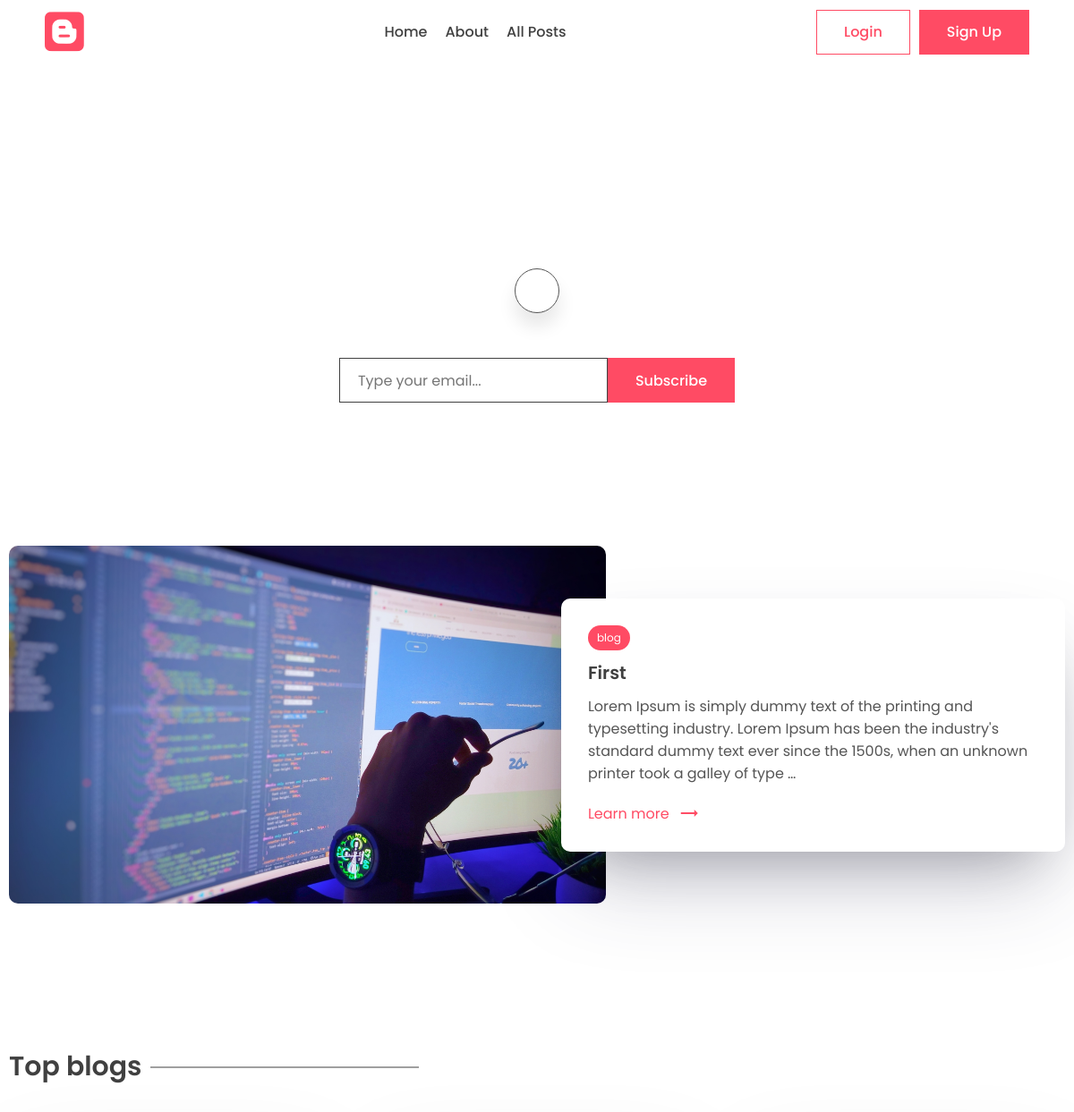
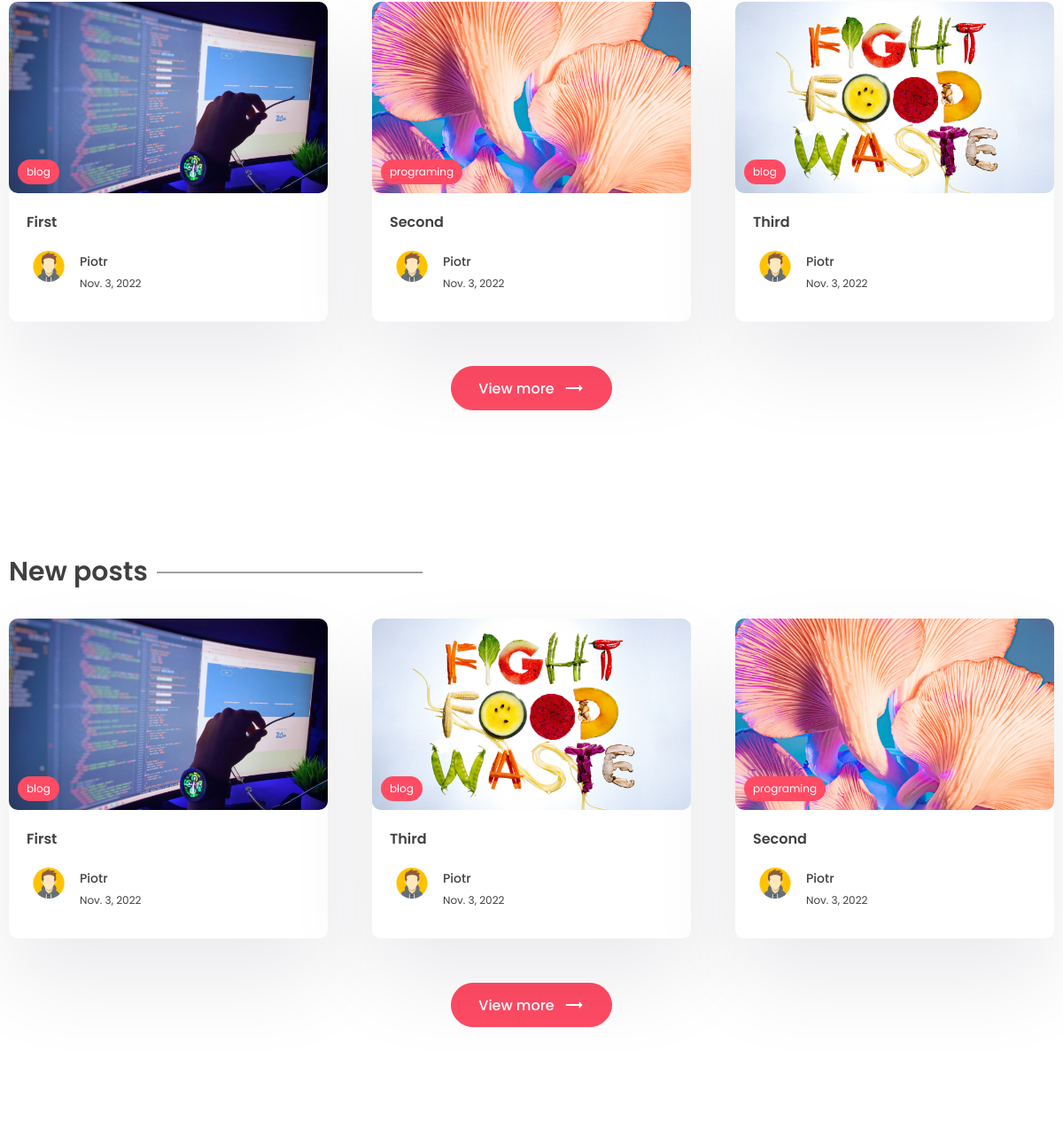
The app's page / (upper part), older data (2 pictures, top to bottom).
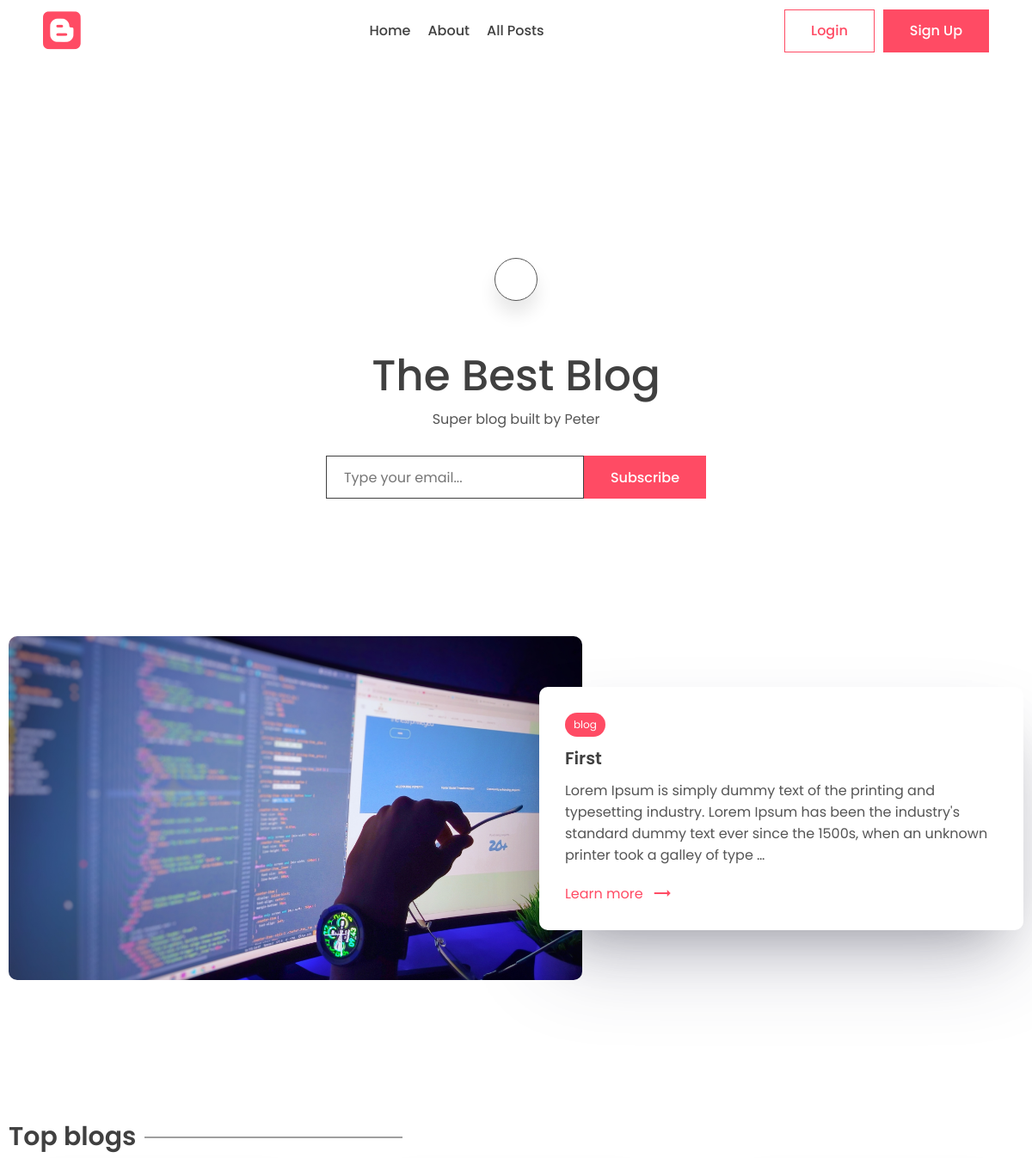
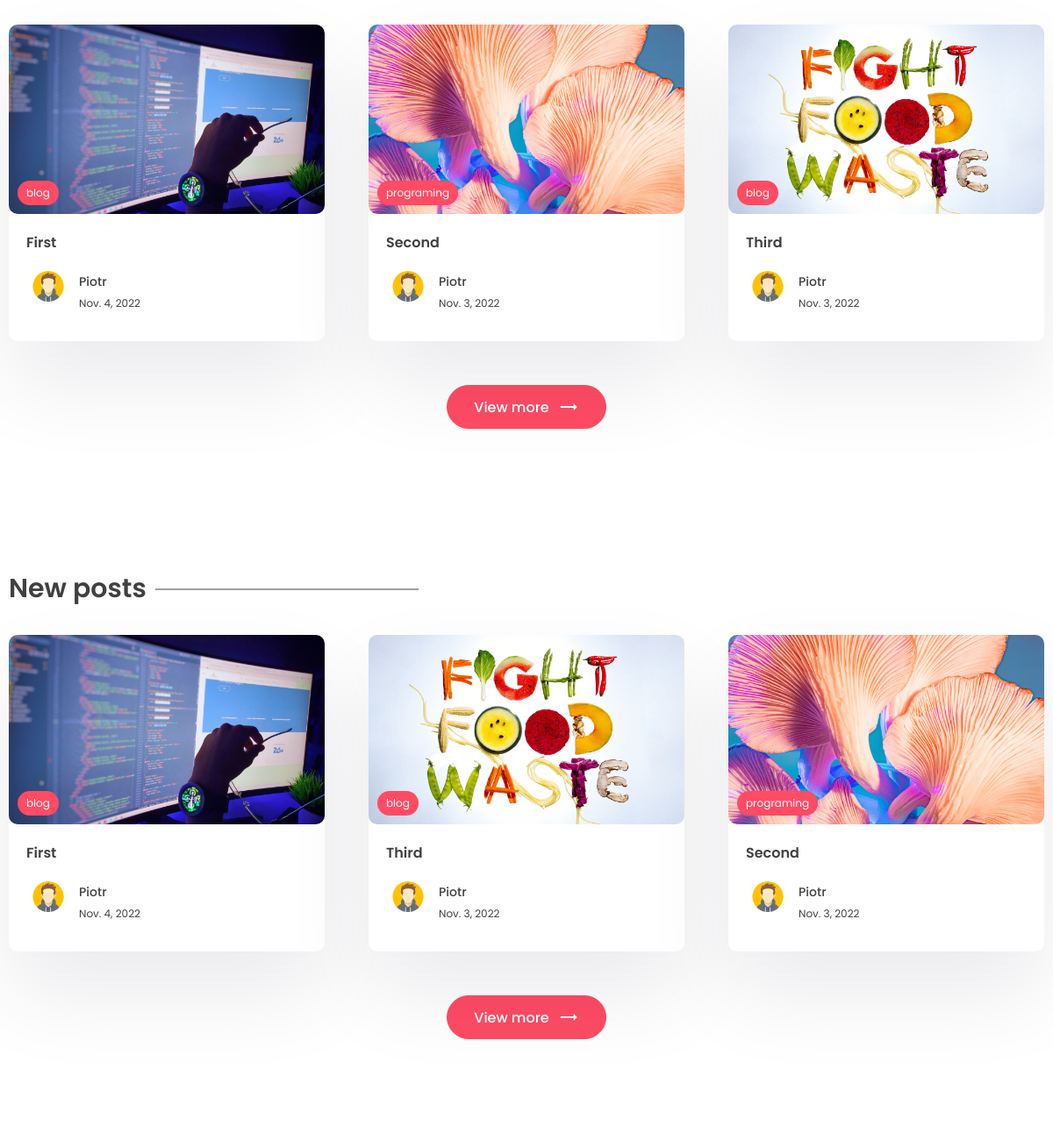
The same page, newer data (2 pictures, top to bottom).
### app/models.py (models this page shows, shortened)
class Post(models.Model):
    title = models.CharField(max_length=200)
    content = models.TextField()
    last_update = models.DateTimeField(auto_now=True)
    slug = models.SlugField(max_length=200, unique=True)
    image = models.ImageField(null=True, blank=True, upload_to='images/')
    tags = models.ManyToManyField(Tag, blank=True, null=True, related_name='post')  # tag1.post.all()
    view_count = models.IntegerField(null=True, blank=True)
    is_featured = models.BooleanField(default=False)
    author = models.ForeignKey(User, on_delete=models.CASCADE, null=True, blank=True)

class Tag(models.Model):
    name = models.CharField(max_length=100)
    description = models.TextField(max_length=100)
    slug = models.SlugField(max_length=200, unique=True)
    def __str__(self):
        return self.name

class Profile(models.Model):
    user = models.OneToOneField(User, on_delete=models.CASCADE)
    profile_image = models.ImageField(null=True, blank=True, upload_to='images/')
    slug = models.SlugField(max_length=100, unique=True)
    bio = models.CharField(max_length=200)

class WebsiteMeta(models.Model):
    title = models.CharField(max_length=200)
    description = models.TextField()
    about = models.TextField()

### app/views.py (the view)
# urls.py: path('', views.index, name='index'),
def index(request):
    top_posts = Post.objects.all().order_by("-view_count")[:3]
    recent_posts = Post.objects.all().order_by("-last_update")[:3]
    featured_post = Post.objects.filter(is_featured=True)
    subscribe_form = SubscribeForm()
    subscribe_successful = None
    website_meta = None
    if WebsiteMeta.objects.all().exists():
        website_meta = WebsiteMeta.objects.all().first()
    if request.method == 'POST':
        subscribe_form = SubscribeForm(request.POST)
        if subscribe_form.is_valid():
            subscribe_form.save()
            subscribe_successful = 'Subscribed Successfully'
            subscribe_form = SubscribeForm()
    context = {
        'top_posts': top_posts,
        'recent_post': recent_posts,
        'subscribe_form': subscribe_form,
        'subscribe_successful': subscribe_successful,
        'featured_post': featured_post.first(),
        'website_meta': website_meta
    }
    return render(request, 'app/index.html', context)

### app/forms.py
class SubscribeForm(forms.ModelForm):
    class Meta:
        model = Subscribe
        fields = '__all__'
        labels = {'email': _('')}
    def __init__(self, *args, **kwargs):
        super(SubscribeForm, self).__init__(*args, **kwargs)
        self.fields['email'].widget.attrs['placeholder'] = 'Type your email...'

### app/templates/app/index.html (shortened to what the changed rows need)
{% extends 'base.html' %}
{% block content %}
    <main class="sp">
      <div class="container">
        <center>
          <div class="typo">
            <h1 class="title">{{ website_meta.title }}</h1>
            <p>
                {{ website_meta.description }}
            </p>
          </div>
        </center>
      </div>
    </main>
    {% if featured_post %}
           <section class="sp">
              <div class="container">
                  <a href="{% url 'post_page' featured_post.slug %}">
                    <div class="grid-2">
                      <div class="post-img">
                        <img src="{{ featured_post.image.url }}" alt="" />
                      </div>
                      <div class="post-content">
                        <div class="cetagory">
                          <p>{{ featured_post.tags.first }}</p>
                        </div>
                        <h1>
                            {{ featured_post.title}}
                        </h1>
                        <p class="des">
                            {{ featured_post.content|truncatechars:200 }}
                        </p>
                        <a class="learn" href="{% url 'post_page' featured_post.slug %}"
                          >Learn more <span class="material-icons"> trending_flat </span></a>
                      </div>
                    </div>
                  </a>
                  </div>
            </section>
    {% endif %}
    <section class="sp">
      <div class="container">
        <h1 class="sec-title">Top blogs</h1>
        <div class="grid-3">
            {% for post in top_posts %}
                  <a href="{% url 'post_page' post.slug %}">
                    <div class="card">
                      <div class="post-img">
                        <img src="{{ post.image.url}}" alt="" />
                        <div class="tag">{{ post.tags.first.name}}</div>
                      </div>
                      <div class="card-content">
                        <h3>
                            {{ post.title}}
                        </h3>
                        <div class="author">
                          <div class="profile-pic">
                            <img src="{{ post.author.profile.profile_image.url }}" alt="" />
                          </div>
                          <div class="details">
                            <p>{{ post.author.username}}</p>
                            <small>{{ post.last_update|date}}</small>
                          </div>
                        </div>
                      </div>
                    </div>
                  </a>
            {% endfor %}
        </div>
      </div>
    </section>
    <section class="sp">
      <div class="container">
        <h1 class="sec-title">New posts</h1>
        <div class="grid-3">
          {% for post in recent_post %}
                  <a href="{% url 'post_page' post.slug %}">
                    <div class="card">
                      <div class="post-img">
                        <img src="{{ post.image.url}}" alt="" />
                        <div class="tag">{{ post.tags.first.name }}</div>
                      </div>
                      <div class="card-content">
                        <h3>
                            {{ post.title}}
                        </h3>
                        <div class="author">
                          <div class="profile-pic">
                            <img src="{{ post.author.profile.profile_image.url }}" alt="" />
                          </div>
                          <div class="details">
                            <p>{{ post.author.username}}</p>
                            <small>{{ post.last_update|date}}</small>
                          </div>
                        </div>
                      </div>
                    </div>
                  </a>
            {% endfor %}
        </div>
      </div>
    </section>
{% endblock %}

Row changes from the older to the newer data that the page shows:
added WebsiteMeta: title "The Best Blog", description "Super blog built by Peter"
changed Post "First": last_update "Nov. 3, 2022" → "Nov. 4, 2022"
